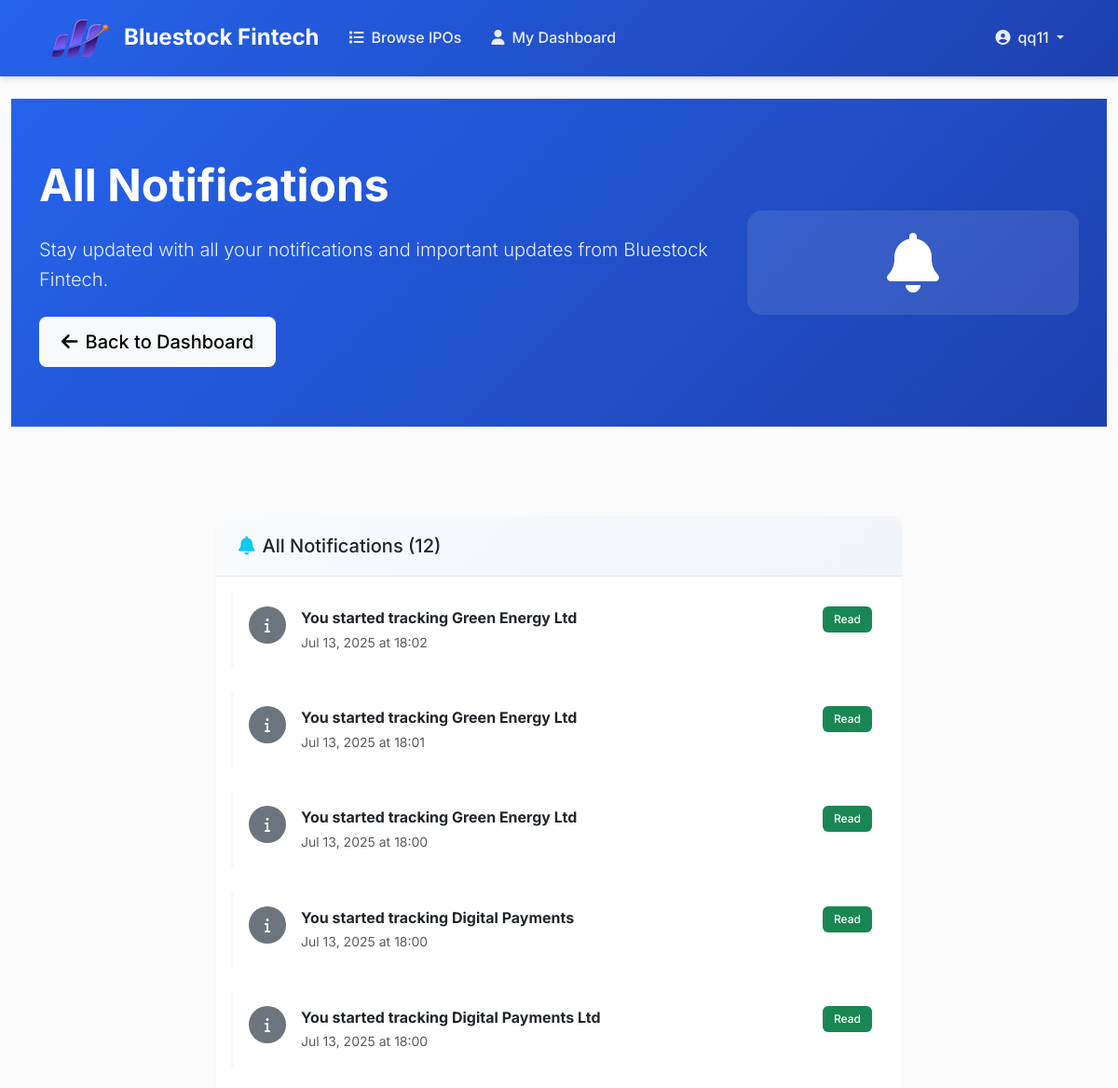
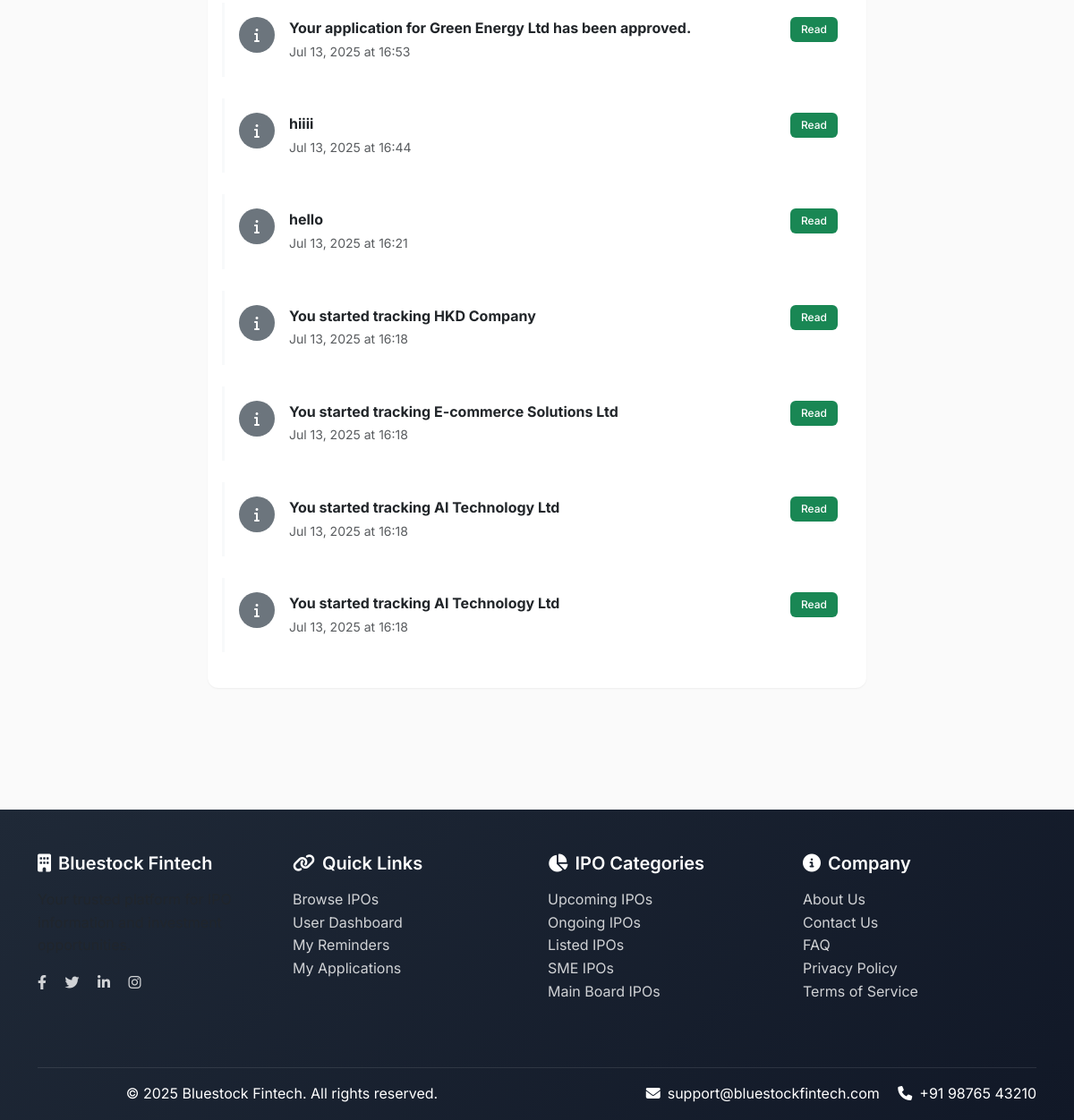
/all-notifications/ (signed in), run on the app's committed database (2 pictures, top to bottom).
### ipo_app/models.py (models this page shows, shortened)
class IPONotification(models.Model):
    user = models.ForeignKey(User, on_delete=models.CASCADE)
    message = models.CharField(max_length=255)
    created_at = models.DateTimeField(auto_now_add=True)
    is_read = models.BooleanField(default=False)

### ipo_app/views.py (the view)
# urls.py: path('all-notifications/', views.all_notifications, name='all_notifications'),
@login_required
def all_notifications(request):
    notifications = IPONotification.objects.filter(user=request.user).order_by('-created_at')
    return render(request, 'ipo_app/all_notifications.html', {'notifications': notifications})

### templates/ipo_app/all_notifications.html (shortened to what this page needs)
{% extends 'base.html' %}
{% load static %}
{% block content %}
<section class="hero-section">
    <div class="container">
        <div class="row align-items-center">
            <div class="col-lg-8">
                <h1 class="display-4 fw-bold mb-4">
                    All Notifications
                </h1>
                <p class="lead mb-4">
                    Stay updated with all your notifications and important updates from Bluestock Fintech.
                </p>
                <div class="d-flex gap-3">
                    <a href="{% url 'ipo_app:user_dashboard' %}" class="btn btn-light btn-lg">
                        <i class="fas fa-arrow-left me-2"></i>Back to Dashboard
                    </a>
                </div>
            </div>
            <div class="col-lg-4 text-center">
                <div class="position-relative">
                    <div class="bg-white bg-opacity-10 rounded-4 p-4">
                        <i class="fas fa-bell text-white" style="font-size: 4rem;"></i>
                    </div>
                </div>
            </div>
        </div>
    </div>
</section>
<section class="py-5">
    <div class="container">
        {% if notifications %}
            <div class="row">
                <div class="col-lg-8 mx-auto">
                    <div class="card">
                        <div class="card-header">
                            <h5 class="mb-0">
                                <i class="fas fa-bell text-info me-2"></i>All Notifications ({{ notifications.count }})
                            </h5>
                        </div>
                        <div class="card-body">
                            <div class="notification-list">
                                {% for notification in notifications %}
                                    <div class="d-flex mb-4 p-3 {% if not notification.is_read %}border-start border-primary border-3 ps-3 bg-light{% else %}border-start border-light border-3 ps-3{% endif %}">
                                        <div class="flex-shrink-0">
                                            <div class="{% if not notification.is_read %}bg-primary{% else %}bg-secondary{% endif %} rounded-circle d-flex align-items-center justify-content-center" style="width: 40px; height: 40px;">
                                                <i class="fas fa-info text-white" style="font-size: 1rem;"></i>
                                            </div>
                                        </div>
                                        <div class="flex-grow-1 ms-3">
                                            <div class="d-flex justify-content-between align-items-start">
                                                <div>
                                                    <div class="fw-bold {% if not notification.is_read %}text-primary{% endif %}">{{ notification.message }}</div>
                                                    <small class="text-muted">{{ notification.created_at|date:"M d, Y" }} at {{ notification.created_at|time:"H:i" }}</small>
                                                </div>
                                                <div class="d-flex gap-2">
                                                    {% if not notification.is_read %}
                                                        <a href="{% url 'ipo_app:mark_notification_read' notification.pk %}" class="btn btn-sm btn-outline-primary">
                                                            <i class="fas fa-check me-1"></i>Mark Read
                                                        </a>
                                                    {% else %}
                                                        <span class="badge bg-success">Read</span>
                                                    {% endif %}
                                                </div>
                                            </div>
                                        </div>
                                    </div>
                                {% endfor %}
                            </div>
                        </div>
                    </div>
                </div>
            </div>
        {% endif %}
    </div>
</section>
{% endblock %}

### templates/base.html (shortened to what this page needs)
<!DOCTYPE html>
{% load static %}
<html lang="en">
<head>
    <link href="https://cdn.jsdelivr.net/npm/bootstrap@5.3.0/dist/css/bootstrap.min.css" rel="stylesheet">
    <link rel="stylesheet" href="https://cdnjs.cloudflare.com/ajax/libs/font-awesome/6.4.0/css/all.min.css">
</head>
<body>
    <nav class="navbar navbar-expand-lg">
        <div class="container">
            <a class="navbar-brand" href="{% url 'ipo_app:home' %}">
                <img src="{% static 'logo.png' %}" alt="Bluestock Fintech" onerror="this.style.display='none'">
                <span class="text-gradient">Bluestock Fintech</span>
            </a>
            <div class="collapse navbar-collapse" id="navbarNav">
                <ul class="navbar-nav me-auto">
                    <li class="nav-item">
                        <a class="nav-link {% if request.resolver_match.url_name == 'ipo_list' %}active{% endif %}" href="{% url 'ipo_app:ipo_list' %}">
                            <i class="fas fa-list me-2"></i>Browse IPOs
                        </a>
                    </li>
                    {% if user.is_authenticated %}
                        {% if user.is_staff %}
                            <li class="nav-item">
                                <a class="nav-link {% if request.resolver_match.url_name == 'admin_dashboard' %}active{% endif %}" href="{% url 'ipo_app:admin_dashboard' %}">
                                    <i class="fas fa-tachometer-alt me-2"></i>Admin Dashboard
                                </a>
                            </li>
                        {% else %}
                            <li class="nav-item">
                                <a class="nav-link {% if request.resolver_match.url_name == 'user_dashboard' %}active{% endif %}" href="{% url 'ipo_app:user_dashboard' %}">
                                    <i class="fas fa-user me-2"></i>My Dashboard
                                </a>
                            </li>
                        {% endif %}
                    {% endif %}
                </ul>
                <ul class="navbar-nav">
                    {% if user.is_authenticated %}
                        <li class="nav-item dropdown">
                            <a class="nav-link dropdown-toggle" href="#" role="button" data-bs-toggle="dropdown">
                                <i class="fas fa-user-circle me-2"></i>{{ user.username }}
                            </a>
                        </li>
                    {% else %}
                        <li class="nav-item">
                            <a class="nav-link" href="{% url 'ipo_app:login' %}">
                                <i class="fas fa-sign-in-alt me-2"></i>Login
                            </a>
                        </li>
                    {% endif %}
                </ul>
            </div>
        </div>
    </nav>
    <main class="container-fluid py-4">
        {% block content %}{% endblock %}
    </main>
    <footer class="footer">
        <div class="container">
            <div class="row">
                <div class="col-lg-3 col-md-6 mb-4">
                    <h5><i class="fas fa-building me-2"></i>Bluestock Fintech</h5>
                    <p class="text-muted">Your trusted platform for IPO information and investment opportunities.</p>
                    <div class="social-links">
                        <a href="https://facebook.com/bluestockfintech" target="_blank" class="me-3" title="Follow us on Facebook">
                            <i class="fab fa-facebook-f"></i>
                        </a>
                        <a href="https://twitter.com/bluestockfintech" target="_blank" class="me-3" title="Follow us on Twitter">
                            <i class="fab fa-twitter"></i>
                        </a>
                        <a href="https://linkedin.com/company/bluestockfintech" target="_blank" class="me-3" title="Follow us on LinkedIn">
                            <i class="fab fa-linkedin-in"></i>
                        </a>
                        <a href="https://instagram.com/bluestockfintech" target="_blank" class="me-3" title="Follow us on Instagram">
                            <i class="fab fa-instagram"></i>
                        </a>
                    </div>
                </div>
                <div class="col-lg-3 col-md-6 mb-4">
                    <h5><i class="fas fa-link me-2"></i>Quick Links</h5>
                    <ul class="list-unstyled">
                        <li><a href="{% url 'ipo_app:ipo_list' %}">Browse IPOs</a></li>
                        {% if user.is_authenticated %}
                            {% if user.is_staff %}
                                <li><a href="{% url 'ipo_app:admin_dashboard' %}">Admin Dashboard</a></li>
                                <li><a href="{% url 'ipo_app:manage_applications' %}">Manage Applications</a></li>
                                <li><a href="{% url 'ipo_app:analytics' %}">Analytics</a></li>
                            {% else %}
                                <li><a href="{% url 'ipo_app:user_dashboard' %}">User Dashboard</a></li>
                                <li><a href="{% url 'ipo_app:my_reminders' %}">My Reminders</a></li>
                                <li><a href="{% url 'ipo_app:my_applications' %}">My Applications</a></li>
                            {% endif %}
                        {% endif %}
                    </ul>
                </div>
                <div class="col-lg-3 col-md-6 mb-4">
                    <h5><i class="fas fa-chart-pie me-2"></i>IPO Categories</h5>
                    <ul class="list-unstyled">
                        <li><a href="{% url 'ipo_app:ipo_list' %}?status=upcoming">Upcoming IPOs</a></li>
                        <li><a href="{% url 'ipo_app:ipo_list' %}?status=ongoing">Ongoing IPOs</a></li>
                        <li><a href="{% url 'ipo_app:ipo_list' %}?status=listed">Listed IPOs</a></li>
                        <li><a href="{% url 'ipo_app:sme_ipos' %}">SME IPOs</a></li>
                        <li><a href="{% url 'ipo_app:main_board_ipos' %}">Main Board IPOs</a></li>
                    </ul>
                </div>
                <div class="col-lg-3 col-md-6 mb-4">
                    <h5><i class="fas fa-info-circle me-2"></i>Company</h5>
                    <ul class="list-unstyled">
                        <li><a href="{% url 'ipo_app:about_us' %}">About Us</a></li>
                        <li><a href="{% url 'ipo_app:contact_us' %}">Contact Us</a></li>
                        <li><a href="{% url 'ipo_app:faq' %}">FAQ</a></li>
                        <li><a href="{% url 'ipo_app:privacy_policy' %}">Privacy Policy</a></li>
                        <li><a href="{% url 'ipo_app:terms_of_service' %}">Terms of Service</a></li>
                    </ul>
                </div>
            </div>
            <div class="footer-bottom">
                <div class="row align-items-center">
                    <div class="col-md-6">
                        <p class="mb-0">&copy; 2025 Bluestock Fintech. All rights reserved.</p>
                    </div>
                    <div class="col-md-6 text-md-end">
                        <p class="mb-0">
                            <a href="mailto:support@bluestockfintech.com" class="text-white text-decoration-none">
                                <i class="fas fa-envelope me-2"></i>support@bluestockfintech.com
                            </a>
                            <a href="tel:+919876543210" class="text-white text-decoration-none ms-3">
                                <i class="fas fa-phone me-2"></i>+91 98765 43210
                            </a>
                        </p>
                    </div>
                </div>
            </div>
        </div>
    </footer>
</body>
</html>

### templates/base.html (style rules this page uses)
:root { --primary-color: #2563eb; --secondary-color: #1e40af; --accent-color: #3b82f6; --success-color: #10b981; --warning-color: #f59e0b; --danger-color: #ef4444; --dark-color: #1f2937; --light-color: #f8fafc; --border-color: #e5e7eb; --text-primary: #111827; --text-secondary: #6b7280; --shadow-sm: 0 1px 2px 0 rgb(0 0 0 / 0.05); --shadow-md: 0 4px 6px -1px rgb(0 0 0 / 0.1), 0 2px 4px -2px rgb(0 0 0 / 0.1); --shadow-lg: 0 10px 15px -3px rgb(0 0 0 / 0.1), 0 4px 6px -4px rgb(0 0 0 / 0.1); }
* { margin: 0; padding: 0; box-sizing: border-box; }
body { font-family: 'Inter', sans-serif; line-height: 1.6; color: var(--text-primary); background-color: #fafafa; }
.navbar { background: linear-gradient(135deg, var(--primary-color) 0%, var(--secondary-color) 100%); box-shadow: var(--shadow-md); padding: 1rem 0; }
.navbar-brand { font-weight: 700; font-size: 1.5rem; color: white !important; }
.navbar-brand img { height: 40px; margin-right: 10px; }
.navbar-nav .nav-link { color: rgba(255, 255, 255, 0.9) !important; font-weight: 500; padding: 0.5rem 1rem !important; border-radius: 8px; transition: all 0.3s ease; }
.card { border: none; border-radius: 12px; box-shadow: var(--shadow-sm); transition: all 0.3s ease; overflow: hidden; }
.card-header { background: linear-gradient(135deg, #f8fafc 0%, #f1f5f9 100%); border-bottom: 1px solid var(--border-color); padding: 1.25rem 1.5rem; font-weight: 600; }
.btn { border-radius: 8px; font-weight: 500; padding: 0.75rem 1.5rem; transition: all 0.3s ease; border: none; }
.badge { border-radius: 6px; font-weight: 500; padding: 0.5rem 0.75rem; }
.footer { background: linear-gradient(135deg, var(--dark-color) 0%, #111827 100%); color: white; padding: 3rem 0 1rem; margin-top: 4rem; }
.footer h5 { color: white; font-weight: 600; margin-bottom: 1rem; }
.footer a { color: rgba(255, 255, 255, 0.8); text-decoration: none; transition: color 0.3s ease; }
.footer-bottom { border-top: 1px solid rgba(255, 255, 255, 0.1); padding-top: 1rem; margin-top: 2rem; text-align: center; }
.fade-in { animation: fadeIn 0.5s ease-in; }
.hero-section { background: linear-gradient(135deg, var(--primary-color) 0%, var(--secondary-color) 100%); color: white; padding: 4rem 0; margin-bottom: 3rem; }
.hero-section h1 { font-size: 3rem; font-weight: 700; margin-bottom: 1rem; }
.hero-section p { font-size: 1.25rem; opacity: 0.9; margin-bottom: 2rem; }
.text-gradient { color: white !important; font-weight: 700; }

### data on the page
IPONotification: message "You started tracking Green Energy Ltd", created_at "Jul 13, 2025", created_at "18:02", is_read "Read"
IPONotification: message "You started tracking Green Energy Ltd", created_at "Jul 13, 2025", created_at "18:01", is_read "Read"
IPONotification: message "You started tracking Green Energy Ltd", created_at "Jul 13, 2025", created_at "18:00", is_read "Read"
IPONotification: message "You started tracking Digital Payments", created_at "Jul 13, 2025", created_at "18:00", is_read "Read"
IPONotification: message "You started tracking Digital Payments Ltd", created_at "Jul 13, 2025", created_at "18:00", is_read "Read"
IPONotification: message "Your application for Green Energy Ltd has been approved.", created_at "Jul 13, 2025", created_at "16:53", is_read "Read"
IPONotification: message "hiiii", created_at "Jul 13, 2025", created_at "16:44", is_read "Read"
IPONotification: message "hello", created_at "Jul 13, 2025", created_at "16:21", is_read "Read"
IPONotification: message "You started tracking HKD Company", created_at "Jul 13, 2025", created_at "16:18", is_read "Read"
IPONotification: message "You started tracking E-commerce Solutions Ltd", created_at "Jul 13, 2025", created_at "16:18", is_read "Read"
IPONotification: message "You started tracking AI Technology Ltd", created_at "Jul 13, 2025", created_at "16:18", is_read "Read"
IPONotification: message "You started tracking AI Technology Ltd", created_at "Jul 13, 2025", created_at "16:18", is_read "Read"

### other printed values
{{ user.username }} "qq11"
{{ notifications.count }} "12"
